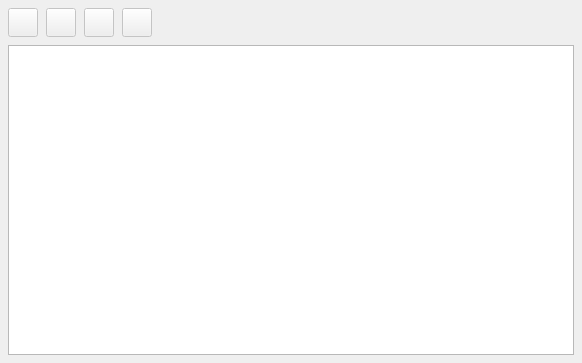
<?xml version="1.0" encoding="UTF-8"?>
<ui version="4.0">
 <class>QueueView</class>
 <widget class="QWidget" name="QueueView">
  <property name="geometry">
   <rect>
    <x>0</x>
    <y>0</y>
    <width>582</width>
    <height>363</height>
   </rect>
  </property>
  <property name="windowTitle">
   <string>QueueView</string>
  </property>
  <property name="windowIcon">
   <iconset>
    <normaloff>:/icons/64x64/strawberry.png</normaloff>:/icons/64x64/strawberry.png</iconset>
  </property>
  <layout class="QVBoxLayout" name="layout_queueview">
   <property name="spacing">
    <number>8</number>
   </property>
   <property name="leftMargin">
    <number>8</number>
   </property>
   <property name="topMargin">
    <number>8</number>
   </property>
   <property name="rightMargin">
    <number>8</number>
   </property>
   <property name="bottomMargin">
    <number>8</number>
   </property>
   <item>
    <layout class="QVBoxLayout" name="verticalLayout">
     <property name="spacing">
      <number>8</number>
     </property>
     <item>
      <layout class="QHBoxLayout" name="horizontalLayout">
       <item>
        <widget class="QToolButton" name="move_down">
         <property name="enabled">
          <bool>false</bool>
         </property>
         <property name="toolTip">
          <string>Move down</string>
         </property>
         <property name="iconSize">
          <size>
           <width>22</width>
           <height>22</height>
          </size>
         </property>
         <property name="shortcut">
          <string>Ctrl+Up</string>
         </property>
        </widget>
       </item>
       <item>
        <widget class="QToolButton" name="move_up">
         <property name="enabled">
          <bool>false</bool>
         </property>
         <property name="toolTip">
          <string>Move up</string>
         </property>
         <property name="iconSize">
          <size>
           <width>22</width>
           <height>22</height>
          </size>
         </property>
         <property name="shortcut">
          <string>Ctrl+Down</string>
         </property>
        </widget>
       </item>
       <item>
        <widget class="QToolButton" name="remove">
         <property name="enabled">
          <bool>false</bool>
         </property>
         <property name="toolTip">
          <string>Remove</string>
         </property>
         <property name="text">
          <string/>
         </property>
         <property name="iconSize">
          <size>
           <width>22</width>
           <height>22</height>
          </size>
         </property>
        </widget>
       </item>
       <item>
        <widget class="QToolButton" name="clear">
         <property name="enabled">
          <bool>false</bool>
         </property>
         <property name="toolTip">
          <string>Clear</string>
         </property>
         <property name="iconSize">
          <size>
           <width>22</width>
           <height>22</height>
          </size>
         </property>
         <property name="shortcut">
          <string>Ctrl+K</string>
         </property>
        </widget>
       </item>
       <item>
        <spacer name="spacer">
         <property name="orientation">
          <enum>Qt::Horizontal</enum>
         </property>
         <property name="sizeHint" stdset="0">
          <size>
           <width>40</width>
           <height>20</height>
          </size>
         </property>
        </spacer>
       </item>
       <item>
        <widget class="QLabel" name="summary">
         <property name="text">
          <string/>
         </property>
        </widget>
       </item>
      </layout>
     </item>
     <item>
      <widget class="QTreeView" name="list">
       <property name="acceptDrops">
        <bool>true</bool>
       </property>
       <property name="showDropIndicator" stdset="0">
        <bool>true</bool>
       </property>
       <property name="dragEnabled">
        <bool>true</bool>
       </property>
       <property name="dragDropMode">
        <enum>QAbstractItemView::DragDrop</enum>
       </property>
       <property name="defaultDropAction">
        <enum>Qt::MoveAction</enum>
       </property>
       <property name="alternatingRowColors">
        <bool>true</bool>
       </property>
       <property name="selectionMode">
        <enum>QAbstractItemView::ExtendedSelection</enum>
       </property>
       <property name="selectionBehavior">
        <enum>QAbstractItemView::SelectRows</enum>
       </property>
       <property name="rootIsDecorated">
        <bool>false</bool>
       </property>
       <attribute name="headerVisible">
        <bool>false</bool>
       </attribute>
      </widget>
     </item>
    </layout>
   </item>
  </layout>
 </widget>
 <resources/>
 <connections/>
</ui>
